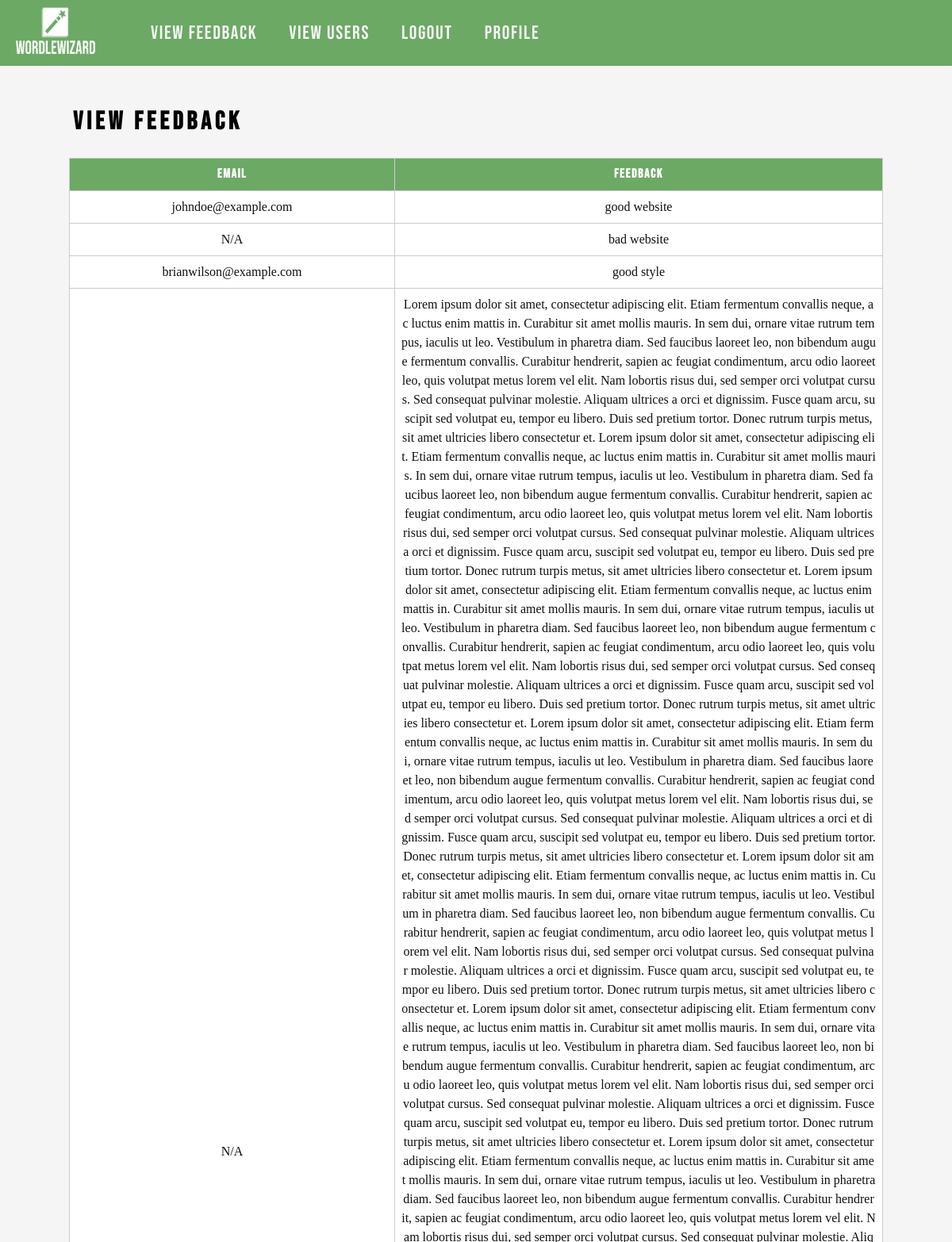
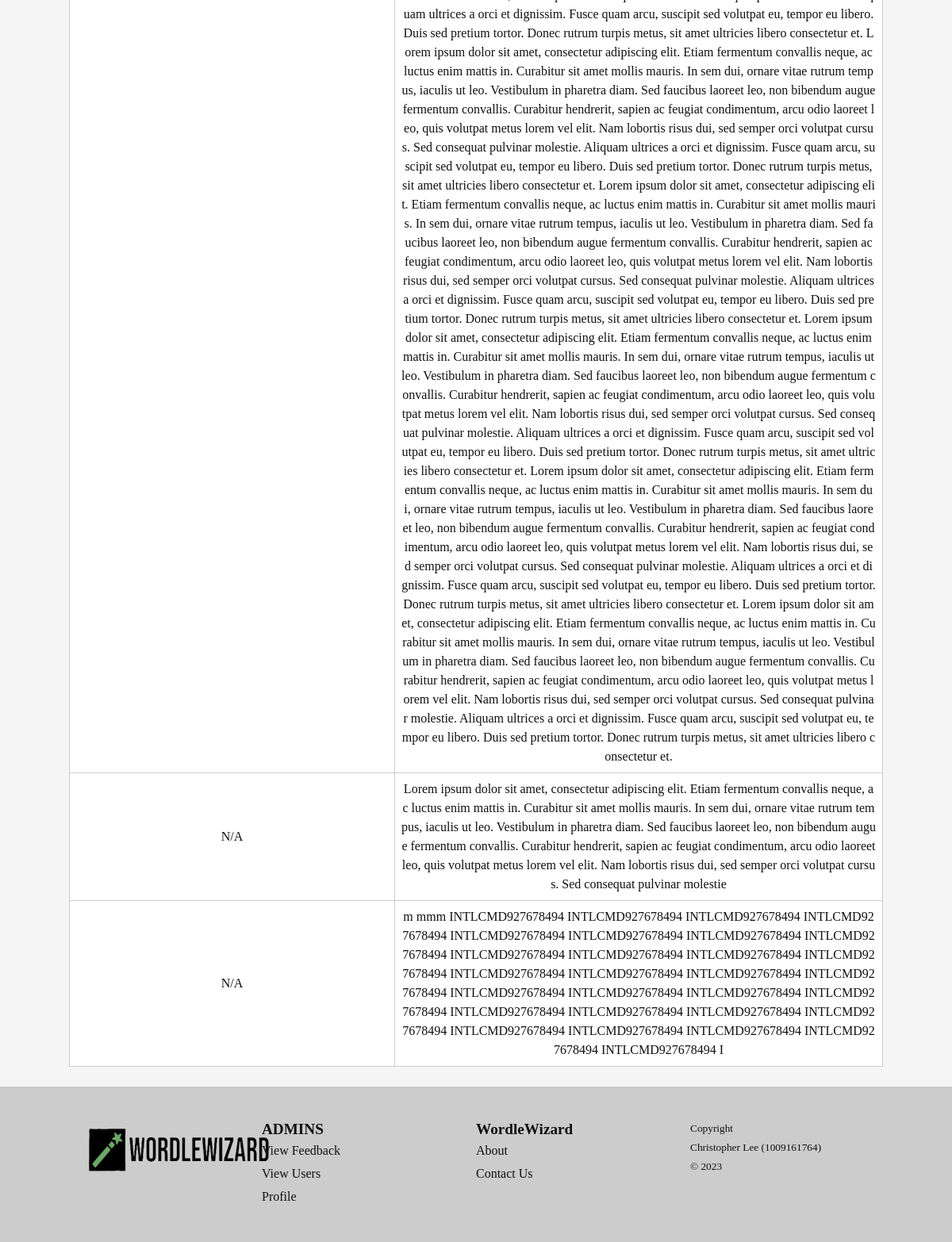
Page /viewfeedback (signed in) on the committed database (2 pictures, top to bottom).
### main.py (models this page shows)
class Feedback(db.Model):
	id = id = db.Column(db.Integer, primary_key=True)
	email = db.Column(db.String(255))
	feedback = db.Column(db.String(255), nullable=False)

### main.py (the view)
@app.route('/viewfeedback')
def viewfeedback():
	if("user" not in session or session['user_type'] == 0):
		flash("admin only", "info")
		return redirect(url_for('login'))
	else:
		feedbacks = Feedback.query.all()
		context = {
			"feedbacks": feedbacks
		}
		return render_template("viewfeedback.html", **context)

### templates/viewfeedback.html (shortened to what this page needs)
{% extends "nav.html" %}
{% block css %}
    <link rel="stylesheet" href="{{ url_for('static', filename='css/viewfeedback.css') }}">
{% endblock %}
{% block content %}
	<section class="bg-lightgrey text-white">
		<div class="container">
			<h1 class="h3">
                View Feedback
            </h1>
            <table>
				<colgroup>
					<col style="width:40%" />
					<col style="width:60%" />
				</colgroup>
				<tr>
					<th class="text-center">Email</th>
					<th class="text-center">Feedback</th>
				</tr>
                {% for feedback in feedbacks %}
					<tr>
                        {% if not feedback.email %}
                            <td class="text-center">N/A</td>
                        {% else %}
						    <td class="text-center">{{ feedback.email }}</td>
                        {% endif %}
						<td class="text-center">{{ feedback.feedback }}</td>
					</tr>
				{% endfor %}
			</table>
		</div>
	</section>
{% endblock %}

### static/css/style.css (style rules this page uses)
:root { --primary: #6ca965; --primary-dark: #568750; --secondary: #c8b653; --secondary-dark: #9a8a31; --dark: #111111; --white: #ffffff; --grey: #999999; --mediumgrey: #cccccc; --lightgrey: #f5f5f5; --black: #000000; --red: #fa2a2a; --lightred: #fb8686; --green: #0cd030; --lightgreen: #a2ffb3; --button-font-size: 1rem; --button-radius: 5px; --button-padding: 0.5rem 1rem; --button-large-font-size: 1.5rem; --button-large-padding: 1rem 2rem; --button-large-radius: 8px; --flash-error-bg: #ffeff2; --flash-error-color: #fa2a2a; --flash-success-bg: #e7fbf4; --flash-success-color: #0cd030; --flash-info-bg: #e1f0ff; --flash-info-color: #0c6cd0; }
body { display: flex; flex-direction: column; min-height: 100vh; margin: 0; line-height: 1.5; background-color: var(--lightgrey); }
h1, .h1 { font-size: 2rem; line-height: 1; font-family: 'Bebas Neue', 'Helvetica', sans-serif; }
h1, h2, h3, h4, h5, h6, .h1, .h2, .h3, .h4, .h5, .h6 { margin-top: 0px; margin-bottom: 0.5rem; margin-left: 2rem; line-height: 1.2; letter-spacing: 0.3rem; margin-block-start: 0.83em; margin-block-end: 0.83em; }
section { padding: 25px 0; }
.bg-lightgrey { background-color: var(--lightgrey); }
.container { width: 95%; padding: 0 15px; margin: 0 auto; }
@media screen and (min-width: 480px) { .container { max-width: 95vw; } }
@media screen and (min-width: 768px) { .container { max-width: 92vw; } }
@media screen and (min-width: 1024px) { .container { max-width: 90vw; } }

### static/css/viewfeedback.css (style rules this page uses)
table { width: 95%; border-collapse: collapse; margin-left: auto; margin-right: auto; }
table th, td { padding: 0.5em; border: 1px solid #ccc; background-color: var(--white); word-break: break-all; text-align: center; }
table th { background-color: var(--primary); color: var(--white); font-family: 'Bebas Neue', 'Helvetica', sans-serif; letter-spacing: 0.1rem; }
table td { color: var(--dark); }

### rows in the picture
Feedback: email "johndoe@example.com", feedback "good website"
Feedback: email "N/A", feedback "bad website"
Feedback: email "brianwilson@example.com", feedback "good style"
Feedback: email "N/A", feedback "Lorem ipsum dolor sit amet, consectetur adipiscing elit. Etiam fermentum convallis neque, ac luctus enim mattis in. Curabitur sit amet mollis mauris. In sem dui, ornare vitae rutrum tempus, iaculis ut leo. Vestibulum in pharetra diam. Sed faucibus laoreet leo, non bibendum augue fermentum convallis. Curabitur hendrerit, sapien ac feugiat condimentum, arcu odio laoreet leo, quis volutpat metus lorem vel elit. Nam lobortis risus dui, sed semper orci volutpat cursus. Sed consequat pulvinar molestie. Aliquam ultrices a orci et dignissim. Fusce quam arcu, suscipit sed volutpat eu, tempor eu libero. Duis sed pretium tortor. Donec rutrum turpis metus, sit amet ultricies libero consectetur et.…"
Feedback: email "N/A", feedback "Lorem ipsum dolor sit amet, consectetur adipiscing elit. Etiam fermentum convallis neque, ac luctus enim mattis in. Curabitur sit amet mollis mauris. In sem dui, ornare vitae rutrum tempus, iaculis ut leo. Vestibulum in pharetra diam. Sed faucibus laoreet leo, non bibendum augue fermentum convallis. Curabitur hendrerit, sapien ac feugiat condimentum, arcu odio laoreet leo, quis volutpat metus lorem vel elit. Nam lobortis risus dui, sed semper orci volutpat cursus. Sed consequat pulvinar molestie"
Feedback: email "N/A", feedback "m mmm INTLCMD927678494 INTLCMD927678494 INTLCMD927678494 INTLCMD927678494 INTLCMD927678494 INTLCMD927678494 INTLCMD927678494 INTLCMD927678494 INTLCMD927678494 INTLCMD927678494 INTLCMD927678494 INTLCMD927678494 INTLCMD927678494 INTLCMD927678494 INTLCMD927678494 INTLCMD927678494 INTLCMD927678494 INTLCMD927678494 INTLCMD927678494 INTLCMD927678494 INTLCMD927678494 INTLCMD927678494 INTLCMD927678494 INTLCMD927678494 INTLCMD927678494 INTLCMD927678494 INTLCMD927678494 INTLCMD927678494 INTLCMD927678494 I"
